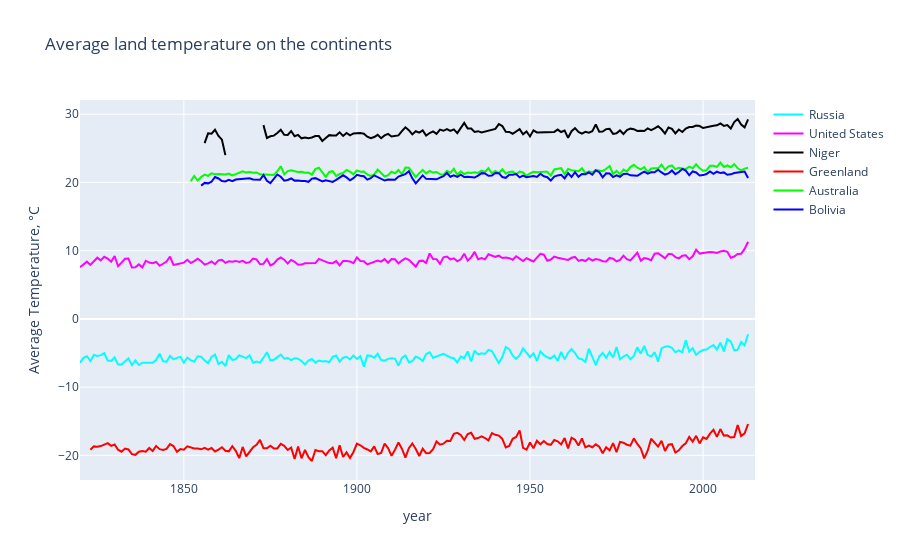

Source (notebook cell):
### Code cell
continent = ['Russia', 'United States', 'Niger', 'Greenland', 'Australia', 'Bolivia']
mean_temp_year_country = [ [0] * len(years[70:]) for i in range(len(continent))]
j = 0
for country in continent:
    all_temp_country = global_temp_country[global_temp_country['Country'] == country]
    i = 0
    for year in years[70:]:
        mean_temp_year_country[j][i] = all_temp_country[all_temp_country['dt'].apply(
                lambda x: x[:4]) == year]['AverageTemperature'].mean()
        i +=1
    j += 1

traces = []
colors = ['rgb(0, 255, 255)', 'rgb(255, 0, 255)', 'rgb(0, 0, 0)',
          'rgb(255, 0, 0)', 'rgb(0, 255, 0)', 'rgb(0, 0, 255)']
for i in range(len(continent)):
    traces.append(go.Scatter(
        x=years[70:],
        y=mean_temp_year_country[i],
        mode='lines',
        name=continent[i],
        line=dict(color=colors[i]),
    ))

layout = go.Layout(
    xaxis=dict(title='year'),
    yaxis=dict(title='Average Temperature, °C'),
    title='Average land temperature on the continents',)

fig = go.Figure(data=traces, layout=layout)
py.iplot(fig)

### Figure 1 — Plotly figure (JSON) as saved in the notebook; plotly's stock layout.template omitted (floating-point values rounded to 4 significant figures; data arrays with more than 128 entries replaced by an {"elided": "..."} marker saying what was removed)
{"data": [{"line": {"color": "rgb(0, 255, 255)"}, "mode": "lines", "name": "Russia", "type": "scatter", "x": {"elided": "196 str values"}, "y": {"elided": "196 float values"}}, {"line": {"color": "rgb(255, 0, 255)"}, "mode": "lines", "name": "United States", "type": "scatter", "x": {"elided": "196 str values"}, "y": {"elided": "196 float values"}}, {"line": {"color": "rgb(0, 0, 0)"}, "mode": "lines", "name": "Niger", "type": "scatter", "x": {"elided": "196 str values"}, "y": {"elided": "196 float values"}}, {"line": {"color": "rgb(255, 0, 0)"}, "mode": "lines", "name": "Greenland", "type": "scatter", "x": {"elided": "196 str values"}, "y": {"elided": "196 float values"}}, {"line": {"color": "rgb(0, 255, 0)"}, "mode": "lines", "name": "Australia", "type": "scatter", "x": {"elided": "196 str values"}, "y": {"elided": "196 float values"}}, {"line": {"color": "rgb(0, 0, 255)"}, "mode": "lines", "name": "Bolivia", "type": "scatter", "x": {"elided": "196 str values"}, "y": {"elided": "196 float values"}}], "layout": {"title": {"text": "Average land temperature on the continents"}, "xaxis": {"title": {"text": "year"}}, "yaxis": {"title": {"text": "Average Temperature, °C"}}}}
